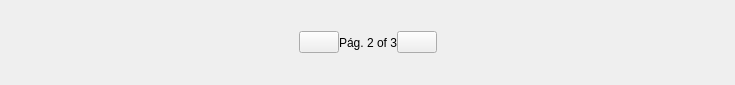
<?xml version="1.0" encoding="UTF-8"?>
<ui version="4.0">
 <class>ViewerVerticalPagerPopup</class>
 <widget class="QWidget" name="ViewerVerticalPagerPopup">
  <property name="geometry">
   <rect>
    <x>0</x>
    <y>0</y>
    <width>735</width>
    <height>85</height>
   </rect>
  </property>
  <property name="windowTitle">
   <string>Form</string>
  </property>
  <property name="styleSheet">
   <string notr="true" />
  </property>
  <layout class="QHBoxLayout" name="horizontalLayout">
   <property name="spacing">
    <number>0</number>
   </property>
   <property name="margin">
    <number>0</number>
   </property>
   <item>
    <spacer name="horizontalSpacer">
     <property name="orientation">
      <enum>Qt::Horizontal</enum>
     </property>
     <property name="sizeHint" stdset="0">
      <size>
       <width>57</width>
       <height>28</height>
      </size>
     </property>
    </spacer>
   </item>
   <item>
    <widget class="SilentQPushButton" name="upPageBtn">
     <property name="text">
      <string />
     </property>
    </widget>
   </item>
   <item>
    <widget class="QLabel" name="pagTextLbl">
     <property name="text">
      <string>P&#225;g. 2 of 3</string>
     </property>
     <property name="indent">
      <number>0</number>
     </property>
    </widget>
   </item>
   <item>
    <widget class="SilentQPushButton" name="downPageBtn">
     <property name="text">
      <string />
     </property>
    </widget>
   </item>
   <item>
    <spacer name="horizontalSpacer_2">
     <property name="orientation">
      <enum>Qt::Horizontal</enum>
     </property>
     <property name="sizeHint" stdset="0">
      <size>
       <width>57</width>
       <height>28</height>
      </size>
     </property>
    </spacer>
   </item>
  </layout>
 </widget>
 <customwidgets>
  <customwidget>
   <class>SilentQPushButton</class>
   <extends>QPushButton</extends>
   <header>SilentQPushButton.h</header>
  </customwidget>
 </customwidgets>
 <resources />
 <connections />
</ui>
